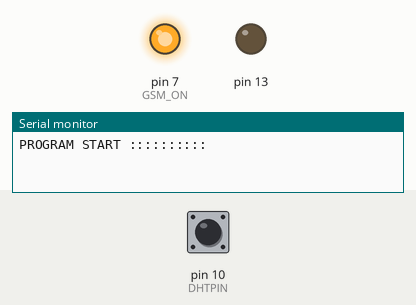
The sketch below on a simulated Arduino Uno, built with avr-gcc and run on an emulated ATmega328P. Parts: output pins drawn as LEDs (lit = HIGH), the last lines printed to the serial monitor. The inputs (shaded band) are chosen by the test bench; at power-on: pin 10 (DHTPIN) HIGH. The modem accepts every AT command (registered, SIM ready, sends succeed) and sends nothing else.

Above: at 1.7 s.
At 42.5 s:
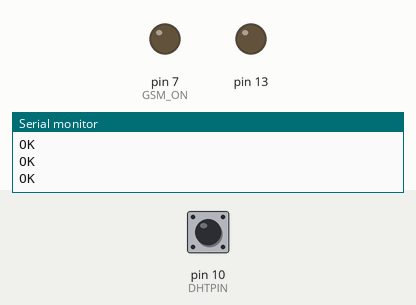
At 81.31 s:
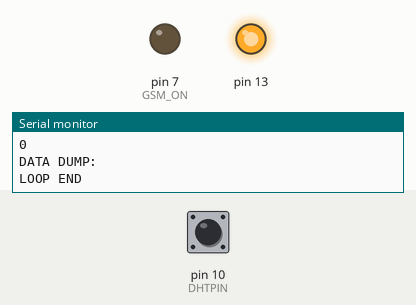
Timing chart, 0 to 82.3 s (numbered marks = the images above):
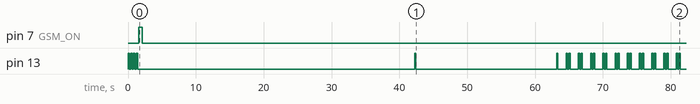

Measured:
- by itself, pin 13: HIGH → LOW at 0.20 s, → HIGH 0.20 s later, → LOW 0.20 s later, → HIGH 0.20 s later, … (51 changes in this stretch)

The sketch:

Arduino-SIM900-DHT22.ino
```cpp
#include <avr/wdt.h> //should be in any adruino IDE
#include <SoftwareSerial.h>
#include "DHT.h"

SoftwareSerial GPRS(2, 3); // RX, TX

#define GSM_ON              7 // connect GSM Module turn ON to pin 77 7 on my device
#define GSM_RESET           8 // connect GSM Module RESET to pin 35
#define DEBUG_EN            true // enable debugging
#define DHTPIN 10           // what digital pin we're connected to

// Uncomment whatever type you're using!
//#define DHTTYPE DHT11   // DHT 11
#define DHTTYPE DHT22   // DHT 22  (AM2302), AM2321
//#define DHTTYPE DHT21   // DHT 21 (AM2301)

DHT dht(DHTPIN, DHTTYPE);

// HTTPRequestInterval
unsigned long interval_1=60000; // the time we need to wait
unsigned long delayMillis_1=0; // millis() returns an unsigned long.
unsigned long delayMillisSuccess_1 = 0;

unsigned long resetMilis = 100000; //2147483647;

String apn = "gprs0.vipnet.hr"; // get device_key and
const char* device_key = "YOUR_DEVICE_KEY"; // get device_key and
const char* secret_key = "YOUR_DEVICE_PASSWORD"; // secret_key at http://loggingforest.com
String host = "loggingforest.com";

void setup()
{
  GPRS.begin(9600);
  if(DEBUG_EN)Serial.begin(9600);
  if(DEBUG_EN)Serial.println("PROGRAM START ::::::::::");

  blink(4);

  // Power on SIM900 module
  pinMode(GSM_ON, OUTPUT);
  digitalWrite(GSM_ON, HIGH);
  delay(500);
  digitalWrite(GSM_ON, LOW);
  delay(20000);
  // end

  //GPRS.write( 0x1a );
  //delay(2000);
  ifReceived("Call Ready", 20);

  if(DEBUG_EN)Serial.println("TEST AT");
  GPRS.write("AT\r");
  if(ifReceived("OK", 30) == false)
    softReset();

// [START] select mobile network manually

  if(DEBUG_EN)Serial.println("SELECT NETWORK MANUALLY");

//print available networks
  if(DEBUG_EN)
  {
    GPRS.write("AT+COPS=?\r");
    ifReceived("OK", 20);
  }

  //GPRS.write("AT+COPS=1,2,\"21901\"\r"); // VIP=21910, BONBON=21901
  //if(ifReceived("OK", 20) == false)
  //  softReset();

  if(DEBUG_EN)Serial.println("NETWORK SELECTED");

// [END] select mobile network manually

/* VIP Mobile network PODACI
  GPRS.write("AT+SAPBR=3,1,\"APN\",\"gprs0.vipnet.hr\"\r");
  ifReceived("OK", 10);
  GPRS.write("AT+SAPBR=3,1,\"USER\",\"38591\"\r");
  ifReceived("OK", 10);
  GPRS.write("AT+SAPBR=3,1,\"PWD\",\"38591\"\r");
  ifReceived("OK", 10);
*/

// [START] t-mobile network data
  //GPRS.write("AT+SAPBR=3,1,\"APN\",\"web.htgprs\"\r");
  //GPRS.write("AT+SAPBR=3,1,\"APN\",\"gprs0.vipnet.hr\"\r");

  String call_apn = "AT+SAPBR=3,1,\"APN\",\""+apn+"\"\r";
  GPRS.print(call_apn);

  ifReceived("OK", 10);
  GPRS.write("AT+SAPBR=3,1,\"USER\",\"\"\r");
  ifReceived("OK", 10);
  GPRS.write("AT+SAPBR=3,1,\"PWD\",\"\"\r");
  ifReceived("OK", 10);
// [END] t-mobile network data

  GPRS.write("AT+SAPBR=0,1\r"); // ovo zna LOOP FAILED vratiti
  ifReceived("OK", 10);

  GPRS.write("AT+SAPBR=1,1\r"); // ovo zna LOOP FAILED vratiti
  ifReceived("OK", 10);

// [START] DEL all sms messages

  GPRS.write("AT+CMGDA=\"DEL ALL\"\r");
  ifReceived("OK", 10);

// [END] DEL all sms messages

  dht.begin();
}

void loop()
{
  blink(1);
  if(DEBUG_EN)Serial.println("LOOP START");

  unsigned long currentMillis = millis(); // grab current time

// HANG CALL IF AVAILABLE
  GPRS.write("ATH\r");
  ifReceived("OK", 10);

// [SEND DATA INTERVAL]
  if (millis() > delayMillis_1 )
  {
    sendHTTPData();
    //if(DEBUG_EN)Serial.println("sendHTTPData()");
    delayMillis_1 = millis()+interval_1;
  }
  else
  {
    if(DEBUG_EN)Serial.println((delayMillis_1-millis())
                              /1000);
  }
// [/SEND DATA INTERVAL]

// RESET if 3 HTTP requests failed
  if(delayMillisSuccess_1 < millis() &&
     delayMillisSuccess_1 != 0)
     softReset();

// RESET after half of millis() lifetime
  if(millis() > resetMilis)
    softReset();

  if(DEBUG_EN)Serial.println(delayMillisSuccess_1/1000);

// Dump remaining data to clear buffers
  dumpData();

  if(DEBUG_EN)Serial.println("LOOP END");
  blink(1);
  delay(1000);
}

void sendHTTPData()
{
  // [READ SENSOR]
  float humd = dht.readHumidity();
  float temp = dht.readTemperature();
  long tmp_s = (long) millis() / 1000;

  if(humd > 100 || temp > 100 || isnan(humd) || isnan(temp)){
    if(DEBUG_EN)Serial.println("SENSOR FAILED");
  }
  else
  {
    if(DEBUG_EN)Serial.println(String(humd)+"% "+String(temp)+"C");
  }
  // [/READ SENSOR]

  // [SEND DATA]

  // We now create a URI for the request
  String url = "/index.php/api";
  url += "?device_key=";
  url += device_key;
  url += "&secret_key=";
  url += secret_key;
  url += "&milis=";
  url += tmp_s;
  url += "&temp=";
  url += temp;
  url += "&hum=";
  url += humd;

  //GET /api.php?data=dev:329;rt:10;h:10;t:10
  String call = "AT+HTTPPARA=\"URL\",\""+host+url+"\"\r";

  // send data
  GPRS.write("AT+HTTPINIT\r");
  ifReceived("OK", 10);

  GPRS.write("AT+HTTPPARA=\"CID\",1\r");
  ifReceived("OK", 10);

  GPRS.print(call.substring(0, 50) );
  GPRS.println(call.substring(50) );
  ifReceived("OK", 10);

  GPRS.write("AT+HTTPACTION=0 \r");
  ifReceived("200", 130);

  //read results
  GPRS.write("AT+HTTPREAD=0,100 \r");
  if(ifReceived("RESULT", 20) == true)
  {
      delayMillisSuccess_1 = millis()+interval_1*3;
      blink(3);
  }

  //term connection
  GPRS.write("AT+HTTPTERM\r");
  ifReceived("OK", 10);

  // [/SEND DATA]
}

void dumpData()
{
    if(DEBUG_EN)Serial.println("DATA DUMP:");
    while(GPRS.available())
    {
      char c = GPRS.read();
      if(DEBUG_EN)Serial.print(c);
    }
}

boolean ifReceived(String check, unsigned long timeout)
{
  String received = String("");

  boolean av=false;

  timeout=1000*timeout;
  if(timeout<10000)timeout=10000;
  unsigned long dmilis=millis()+timeout;

  while(dmilis > millis())
  {
    while(GPRS.available())
    {
      char c = GPRS.read();
      received+=c;
      av=true;
    }

    // ON WANTED OR ERROR brean immediately
    if(received.indexOf(check) > 0 ||
       received.indexOf("ERROR") > 0)break;
  }

  if(DEBUG_EN)Serial.println(received);

  if(received.indexOf(check) > 0)
    return true;

  if(received.indexOf("ERROR") > 0 ||
     received.indexOf("OK") > 0)
    return false;

  // serial buffer size fix
  if(received.length() > 60)
  {
    if(DEBUG_EN)Serial.println("BUFFER OVERFLOW");
    return false;
  }

  if(DEBUG_EN && false)
  {
    Serial.println("LOOP, FAILED");
    softReset();
    /*
    while(true){
      delay(500);
    }
    */
  }

  return false;
}

void softReset(){
  delay(5000);

  GPRS.write("AT+CPOWD=1\r");
  ifReceived("POWER DOWN", 20);
  delay(5000);

  if(DEBUG_EN)Serial.println("softReset");
  wdt_enable(WDTO_1S); //enable it, and set it to 8s
  while(1){}
  //asm volatile ("  jmp 0");
}

void blink(int n)
{
  pinMode(13, OUTPUT);

  for(int i=0; i<n; i++)
  {
    digitalWrite(13, HIGH);
    delay(200);
    digitalWrite(13, LOW);
    delay(200);
  }
}

/*
// If you want to replace asterisks with ctrl+Z you can
// replace the second part above with this instead

  while (Serial.available()) {
    byte b = Serial.read();
    if ( b == '*')
      GPRS.write( 0x1a );         // replace * with ctrl+z
    else
      GPRS.write(b);
  }

*/
```
